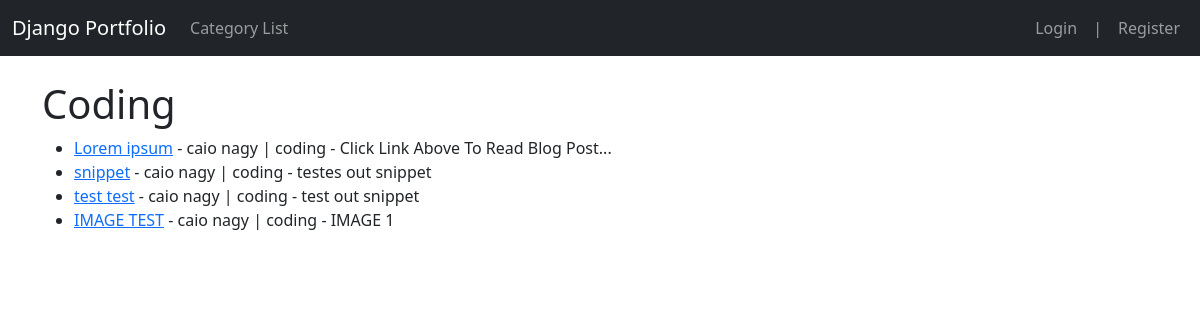
/category/coding/, run on the app's committed database.
### theblog/models.py (models this page shows, shortened)
class Post(models.Model):
    title  = models.CharField(max_length=255)
    header_image = models.ImageField(null=True, blank=True, upload_to="images/")
    title_tag  = models.CharField(max_length=255, default="caionagy")
    author = models.ForeignKey(User, on_delete=models.CASCADE)
    body   = RichTextField(blank=True, null=True)
    post_date = models.DateField(auto_now_add=True)
    category = models.CharField(max_length=255, default='coding')
    snippet = models.CharField(max_length=255)
    likes = models.ManyToManyField(User, related_name='blog_post')

### theblog/views.py (the view)
# urls.py: path('category/<str:cats>/', CategoryView, name='category'),
def CategoryView(request, cats):
    category_posts = Post.objects.filter(category=cats.replace('-',' '))
    return render(request, 'categories.html', {'cats':cats.title().replace('-', ' '), 'category_posts':category_posts})

### theblog/templates/categories.html (shortened to what this page needs)
{% extends 'base.html' %}
{% block content %}
{% if category_posts %}
<h1>{{ cats }}</h1>
<ul>
{% for post in category_posts %}
<li><a href="{% url 'article-detail' post.pk %}">{{ post.title }}</a>
    -  {{ post.author.first_name }} {{ post.author.last_name }} | {{ post.category }}
    -
    {{ post.snippet }}</li>
{% endfor %}
</ul>
{% else %}
<h1>Essa categoria náo existe!</h1>
{% endif %}
{% endblock %}

### data on the page
Post: title "Lorem ipsum", author.first_name "caio", author.last_name "nagy", category "coding", snippet "Click Link Above To Read Blog Post..."
Post: title "snippet", author.first_name "caio", author.last_name "nagy", category "coding", snippet "testes out snippet"
Post: title "test test", author.first_name "caio", author.last_name "nagy", category "coding", snippet "test out snippet"
Post: title "IMAGE TEST", author.first_name "caio", author.last_name "nagy", category "coding", snippet "IMAGE 1"

### other printed values
{{ cats }} "Coding"
